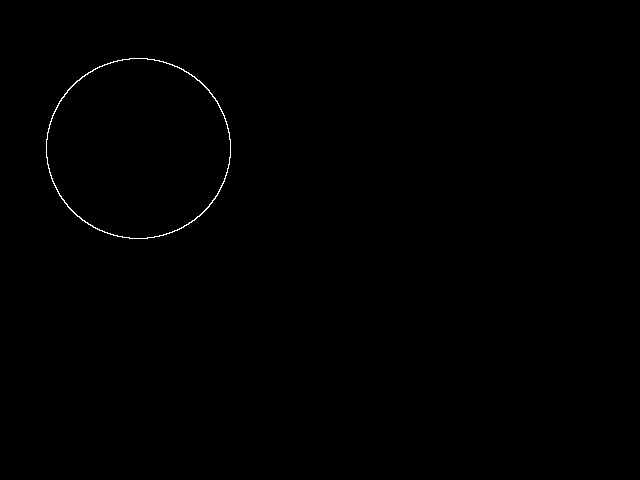
#> input picture Unit_Tests/circle.png, 640 x 480 px
$ python maxlinedev_unit_test.py   (Python 2 division)
#> lines starting #> are read from the running program, lines starting #| are printed output that depends on the picture; after the words box and inside, x2 and y2 are one past the last pixel; in counts of white or black regions, pixels touching at a corner belong together
#> in find_contours, im is the input picture: shape (480, 640, 3); 0.24% white in thin lines or dots, all inside (x1, y1, x2, y2) = (46, 58, 231, 239)
#> in find_contours, `contours, hierarchy = cv2.findContours(thresh, cv2.RETR_TREE, cv2.CHAI..`: contours = 2 contours; box (x1, y1, x2, y2) and area: (46, 58, 231, 239) 26046, (46, 58, 231, 239) 25832
#> in find_contours, `cv2.drawContours(im, contours, -1, (0, 255, 0), 3)`:
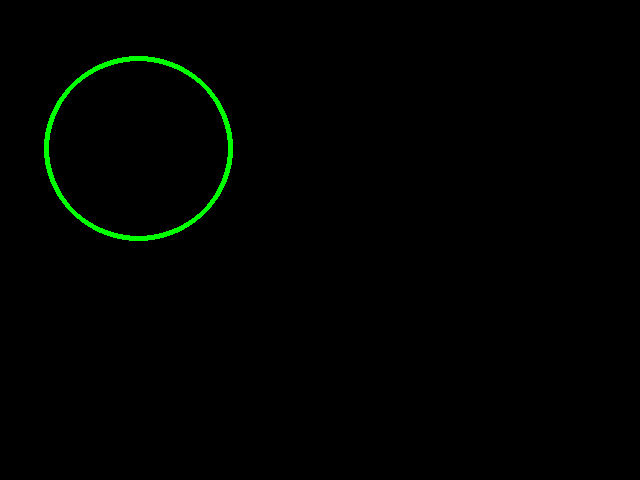
#> im: shape (480, 640, 3); 0.91% of pixels changed, all inside (x1, y1, x2, y2) = (44, 56, 233, 241)
### maxlinedev.py
# MAXLINEDEV - Finds max deviation from a line in an edge contour.
#
# Function finds the point of maximum deviation from a line joining the
# endpoints of an edge contour.
#
# Usage: maxlinedev(x, y)
#
#
# Arguments:
#          x, y   - lists of x,y  (row, col) indicies of connected pixels
#                   on the contour.
# Returns:
#          maxdev = Maximum deviation of contour point from the line
#                     joining the end points of the contour (pixels).
#


# Issues: blank.


import math
import numpy as np


def maxlinedev(x, y):
    # Number of points is the size of the input array.
    num_pts = len(x)
#> num_pts = 264

    # Check whether array has enough points to form a contour.
    if num_pts == 1:
        # print "error: contour of length 1."
        maxdev = 0
        index_max = 1
        dist_contour = 1
        return (maxdev, index_max)
    elif num_pts == 0:
        print "error: contour of length 0."
        return

    # Bounds of the array.
    num_pts -= 1
#> num_pts = 263

    # Find the endpoint distance using the distance formula.
    endpt_dist = math.sqrt(np.power(x[0] - x[num_pts], 2) + np.power(y[0] - y[num_pts], 2))
#> endpt_dist = 18

    # If there's a meaningful distance we can proceed.
    eps = np.finfo(float).eps
    if endpt_dist > eps:
        # Eqn of line joining end pts (x1 y1) and (x2 y2) can be parameterised by
        #
        #    x*(y1-y2) + y*(x2-x1) + y2*x1 - y1*x2 = 0
        #
        # (See Jain, Rangachar and Schunck, "Machine Vision", McGraw-Hill
        # 1996. pp 194-196)

        # Compute the parameters.
        y1my2 = y[0] - y[num_pts]
#> y1my2 = 0
        x2mx1 = x[num_pts] - x[0]
#> x2mx1 = 18
        contour = y[num_pts] * x[0] - y[0] * x[num_pts]
#> contour = -1044

        dist_contour = abs(x * y1my2 + y * x2mx1 + contour) / endpt_dist
#> dist_contour = 264 values, max 180 at index 131, min 0 at index 0, mean 90
    else:
        # Endpoint distances are coincident (they're the same point),
        # so calculate distances from first point.
        dist_contour = np.sqrt(np.power(x - x[0], 2) + np.power(y - y[0], 2))

    # Set endpoint distance to 1 so that normalized error can be used. ???
    endpt_dist = 1

    # Find which index the maxdev occurs so that the line can be stopped there.
    index_max = np.argmax(dist_contour)
#> index_max = 131
    maxdev = np.amax(dist_contour)
#> maxdev = 180

    # Return a tuple/list.
    # Unpack it by doing: maxdev, index = foo()
    return (maxdev, index_max)

### Unit_Tests/maxlinedev_unit_test.py
import math
import numpy as np
import cv2

from maxlinedev import maxlinedev

def find_contours():
    im = cv2.imread('circle.png')
    imgray = cv2.cvtColor(im, cv2.COLOR_BGR2GRAY)
    ret, thresh = cv2.threshold(imgray, 127, 255, 0)
    contours, hierarchy = cv2.findContours(thresh, cv2.RETR_TREE, cv2.CHAIN_APPROX_SIMPLE)

    cv2.drawContours(im, contours, -1, (0, 255, 0), 3)

    # [6 lines of commented-out code are left out]
    return contours

if __name__ == '__main__':
    edgelist = np.asarray(find_contours())
    # print edgelist[0, :, 0, 1]
    # Input arrays of x, y indices of connected pixels.
    print maxlinedev(edgelist[0, :, 0, 0], edgelist[0, :, 0, 1])
#| (180.0, 131)

    # Index position 131.
    print edgelist[0, 131, 0, :]
#| [129 238]
